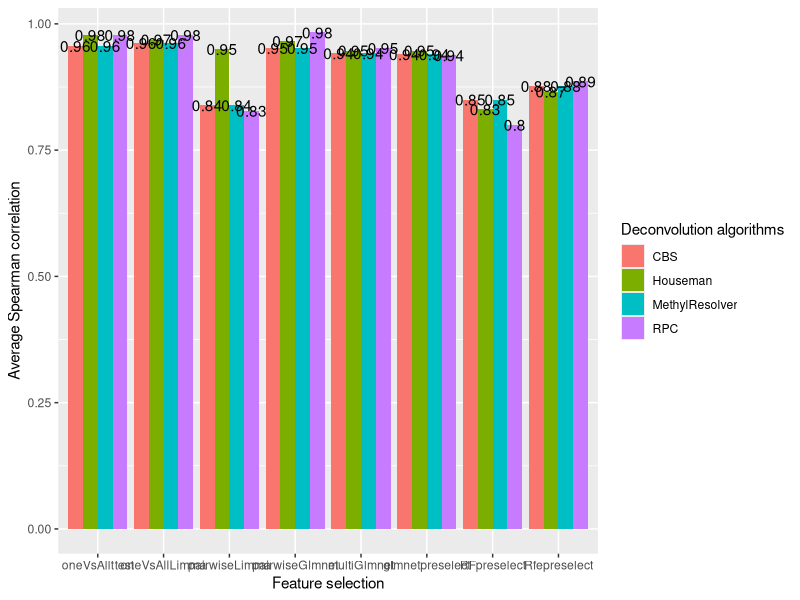

Here is the R script that generated this plot:
## plots

### Figure 1
## barplots of deconvolution performance (average corr with true proportions) using different feature selection + deconvolution algorithms
library(tidyr)
library(ggplot2)
cor_Houseman <- c(0.978, 0.969, 0.950, 0.966, 0.947, 0.947, 0.831, 0.866)
cor_RPC <- c(0.978, 0.978, 0.828, 0.983, 0.952, 0.938, 0.800, 0.886)
cor_CBS <- c(0.956, 0.962, 0.839, 0.952, 0.942, 0.940, 0.850, 0.877)
##
cor_MethylResolver <- c(0.956, 0.962, 0.839, 0.952, 0.942, 0.940, 0.850, 0.877)

#####  or load results from featureSelection_Comparison.R

# cor_Houseman <- c(cor_Houseman_1, cor_Houseman_2, cor_Houseman_3, cor_Houseman_4, cor_Houseman_5,
#                   cor_Houseman_6, cor_Houseman_7, cor_Houseman_8, cor_Houseman_9)
# cor_RPC <- c(cor_RPC_1, cor_RPC_2, cor_RPC_3, cor_RPC_4, cor_RPC_5, cor_RPC_6, cor_RPC_7, cor_RPC_8, cor_RPC_9)
# cor_CBS <- c(cor_CBS_1, cor_CBS_2, cor_CBS_3, cor_CBS_4, cor_CBS_5, cor_CBS_6, cor_CBS_7, cor_CBS_8, cor_CBS_9)
# cor_MethylResolver <- c(cor_MethylResolver_1, cor_MethylResolver_2, cor_MethylResolver_3, cor_MethylResolver_4,
#                         cor_MethylResolver_5, cor_MethylResolver_6, cor_MethylResolver_7, cor_MethylResolver_8,
#                         cor_MethylResolver_9)

df1 <- data.frame(FeatureSelection = c("oneVsAllttest","oneVsAllLimma","pairwiseLimma","pairwiseGlmnet","multiGlmnet",
                                       "glmnetpreselect", "RFpreselect", "Rfepreselect"),
                  Houseman = cor_Houseman, RPC = cor_RPC, CBS = cor_CBS, MethylResolver = cor_MethylResolver)

print(ggplot(data = df1 %>% gather(Deconvolution, Spearman_Correlation, -FeatureSelection),
       aes(x = factor(FeatureSelection, level = c("oneVsAllttest","oneVsAllLimma","pairwiseLimma","pairwiseGlmnet","multiGlmnet",
                                                  "glmnetpreselect", "RFpreselect", "Rfepreselect")), y = Spearman_Correlation, fill = Deconvolution)) +
  geom_bar(stat = 'identity', position = 'dodge')+
  geom_text(aes(label= round(Spearman_Correlation,2)), position = position_dodge(0.9))+
  labs(x = "Feature selection")+
  labs(y = "Average Spearman correlation")+
  labs(fill = "Deconvolution algorithms"))
